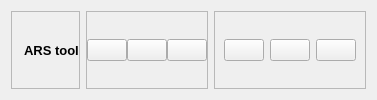
        <widget class="QWidget" name="headerContainer" native="true">
         <layout class="QHBoxLayout" name="horizontalLayout_5">
          <item alignment="Qt::AlignLeft">
           <widget class="QFrame" name="frame_5">
            <property name="frameShape">
             <enum>QFrame::StyledPanel</enum>
            </property>
            <property name="frameShadow">
             <enum>QFrame::Raised</enum>
            </property>
            <layout class="QHBoxLayout" name="horizontalLayout_7" stretch="0,0">
             <property name="spacing">
              <number>5</number>
             </property>
             <property name="leftMargin">
              <number>0</number>
             </property>
             <property name="topMargin">
              <number>0</number>
             </property>
             <property name="rightMargin">
              <number>0</number>
             </property>
             <property name="bottomMargin">
              <number>0</number>
             </property>
             <item>
              <widget class="QLabel" name="label_5">
               <property name="maximumSize">
                <size>
                 <width>64</width>
                 <height>30</height>
                </size>
               </property>
               <property name="text">
                <string/>
               </property>
               <property name="pixmap">
                <pixmap resource="_resources/resources.qrc">:/images/LogoENEA_eng_200x80.png</pixmap>
               </property>
               <property name="scaledContents">
                <bool>true</bool>
               </property>
              </widget>
             </item>
             <item>
              <widget class="QLabel" name="label_6">
               <property name="font">
                <font>
                 <pointsize>10</pointsize>
                 <weight>75</weight>
                 <bold>true</bold>
                </font>
               </property>
               <property name="text">
                <string>ARS tool</string>
               </property>
              </widget>
             </item>
            </layout>
           </widget>
          </item>
          <item alignment="Qt::AlignHCenter">
           <widget class="QFrame" name="frame_6">
            <property name="frameShape">
             <enum>QFrame::StyledPanel</enum>
            </property>
            <property name="frameShadow">
             <enum>QFrame::Raised</enum>
            </property>
            <layout class="QHBoxLayout" name="horizontalLayout_6" stretch="0,0,0">
             <property name="spacing">
              <number>0</number>
             </property>
             <property name="leftMargin">
              <number>0</number>
             </property>
             <property name="topMargin">
              <number>0</number>
             </property>
             <property name="rightMargin">
              <number>0</number>
             </property>
             <property name="bottomMargin">
              <number>0</number>
             </property>
             <item>
              <widget class="QPushButton" name="notificationBtn">
               <property name="text">
                <string/>
               </property>
               <property name="icon">
                <iconset resource="_resources/resources.qrc">
                 <normaloff>:/icons/icons/notifications.png</normaloff>:/icons/icons/notifications.png</iconset>
               </property>
               <property name="iconSize">
                <size>
                 <width>24</width>
                 <height>24</height>
                </size>
               </property>
              </widget>
             </item>
             <item>
              <widget class="QPushButton" name="moreMenuBtn">
               <property name="toolTip">
                <string>More</string>
               </property>
               <property name="text">
                <string/>
               </property>
               <property name="icon">
                <iconset resource="_resources/resources.qrc">
                 <normaloff>:/icons/icons/dots.png</normaloff>:/icons/icons/dots.png</iconset>
               </property>
               <property name="iconSize">
                <size>
                 <width>24</width>
                 <height>24</height>
                </size>
               </property>
              </widget>
             </item>
             <item>
              <widget class="QPushButton" name="profileMenuBtn">
               <property name="toolTip">
                <string>Profile</string>
               </property>
               <property name="text">
                <string/>
               </property>
               <property name="icon">
                <iconset resource="_resources/resources.qrc">
                 <normaloff>:/icons/icons/user.png</normaloff>:/icons/icons/user.png</iconset>
               </property>
               <property name="iconSize">
                <size>
                 <width>24</width>
                 <height>24</height>
                </size>
               </property>
              </widget>
             </item>
            </layout>
           </widget>
          </item>
          <item alignment="Qt::AlignRight">
           <widget class="QFrame" name="frame_7">
            <property name="frameShape">
             <enum>QFrame::StyledPanel</enum>
            </property>
            <property name="frameShadow">
             <enum>QFrame::Raised</enum>
            </property>
            <layout class="QHBoxLayout" name="horizontalLayout_4">
             <item>
              <widget class="QPushButton" name="minimizeBtn">
               <property name="toolTip">
                <string>Minimize Window</string>
               </property>
               <property name="text">
                <string/>
               </property>
               <property name="icon">
                <iconset resource="_resources/resources.qrc">
                 <normaloff>:/icons/icons/minimize.png</normaloff>:/icons/icons/minimize.png</iconset>
               </property>
              </widget>
             </item>
             <item>
              <widget class="QPushButton" name="restoreBtn">
               <property name="toolTip">
                <string>Restore Window</string>
               </property>
               <property name="text">
                <string/>
               </property>
               <property name="icon">
                <iconset resource="_resources/resources.qrc">
                 <normaloff>:/icons/icons/maximize.png</normaloff>:/icons/icons/maximize.png</iconset>
               </property>
              </widget>
             </item>
             <item>
              <widget class="QPushButton" name="closeBtn">
               <property name="toolTip">
                <string>Close Window</string>
               </property>
               <property name="text">
                <string/>
               </property>
               <property name="icon">
                <iconset resource="_resources/resources.qrc">
                 <normaloff>:/icons/icons/close2.png</normaloff>:/icons/icons/close2.png</iconset>
               </property>
              </widget>
             </item>
            </layout>
           </widget>
          </item>
         </layout>
        </widget>
